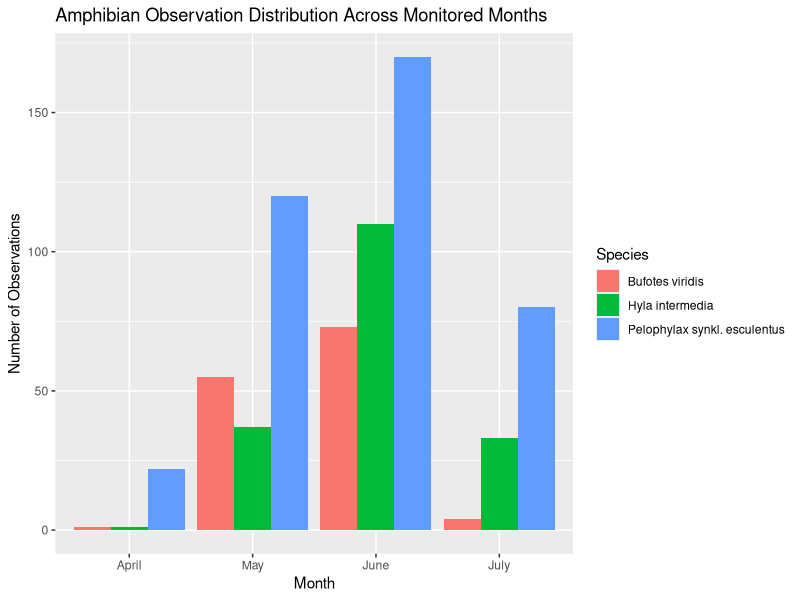

Recreate this plot in R.
# Loading Packages and Data

library("tidyverse")
library("ggplot2")
raw_data <- read_csv("occurencedata.csv")

# Visualizing the Raw Data

sum(duplicated(raw_data))
unique(raw_data$spp)
unique(raw_data$month)
unique(raw_data$year)
colSums(is.na(raw_data))

# Cleaning Time and Date Data

clean_data <- raw_data %>%
  mutate(date=as.Date(date, format="%d/%m/%Y")) %>%
  mutate(time=as.character(time)) %>%
  mutate(time = str_replace(time, "\\.", ":")) %>%
  mutate(time=ifelse(
    str_count(time, ":") == 1,
    str_c(time, ":00"),
    time
  )) %>%
  mutate(month = as.numeric(format(date, "%m"))) %>%
  filter(!is.na(time))

# Adding Month Names

clean_data <- clean_data %>%
  mutate(month_name=ifelse(month==4, "April",
                           ifelse(month==5, "May",
                                  ifelse(month==6, "June",
                                         ifelse(month==7, "July", NA)))))

# Cleaning Location Data

clean_data <- clean_data %>%
  filter(lat >= 40 & lat <= 50) %>%
  filter(lon >= 8 & lon <= 10)

# note: got rid of two rows where lat was 4.52

# Formatting Species Names

clean_data <- clean_data %>%
  mutate(spp=ifelse(spp=="Pelesc", "Pelophylax synkl. esculentus",
                ifelse(spp=="Hylint", "Hyla intermedia",
                       ifelse(spp=="Bufvir", "Bufotes viridis", spp))))

# Final Review of Clean Data

summary(clean_data)
unique(clean_data$time)
unique(clean_data$month)
unique(clean_data$month_name)
unique(clean_data$year)
unique(clean_data$spp)
sum(duplicated(clean_data))
colSums(is.na(clean_data))

# Exporting Clean CSV

write_csv(clean_data, "occurencedata_clean.csv")

# Creating Monthly Occurences Graph

clean_data$month_name <- factor(
  clean_data$month_name,
  levels=c("April", "May", "June", "July")
  )

ggplot(clean_data, aes(x=month_name, fill=spp)) + geom_bar(position="dodge") + 
  labs(title="Amphibian Observation Distribution Across Monitored Months",
       x="Month",
       y="Number of Observations",
       fill="Species")
